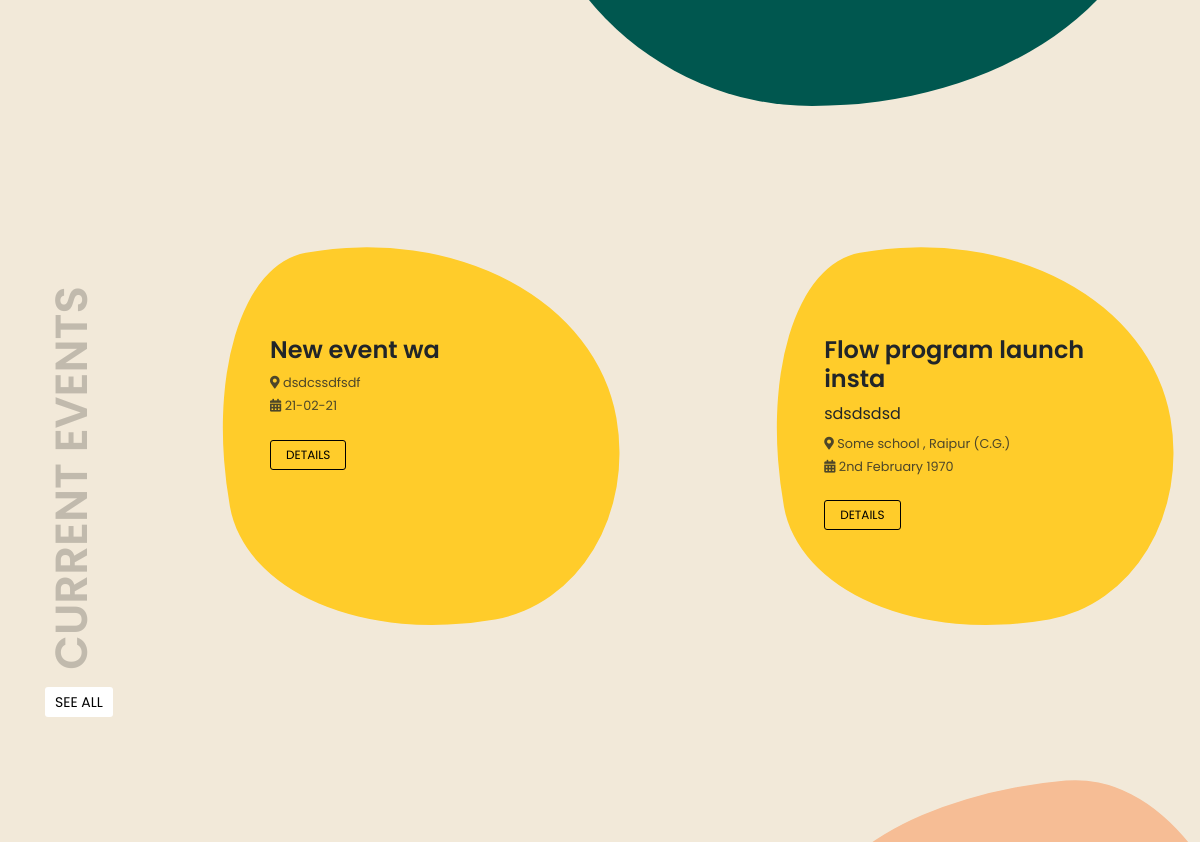
The app's page / (middle part), older data.
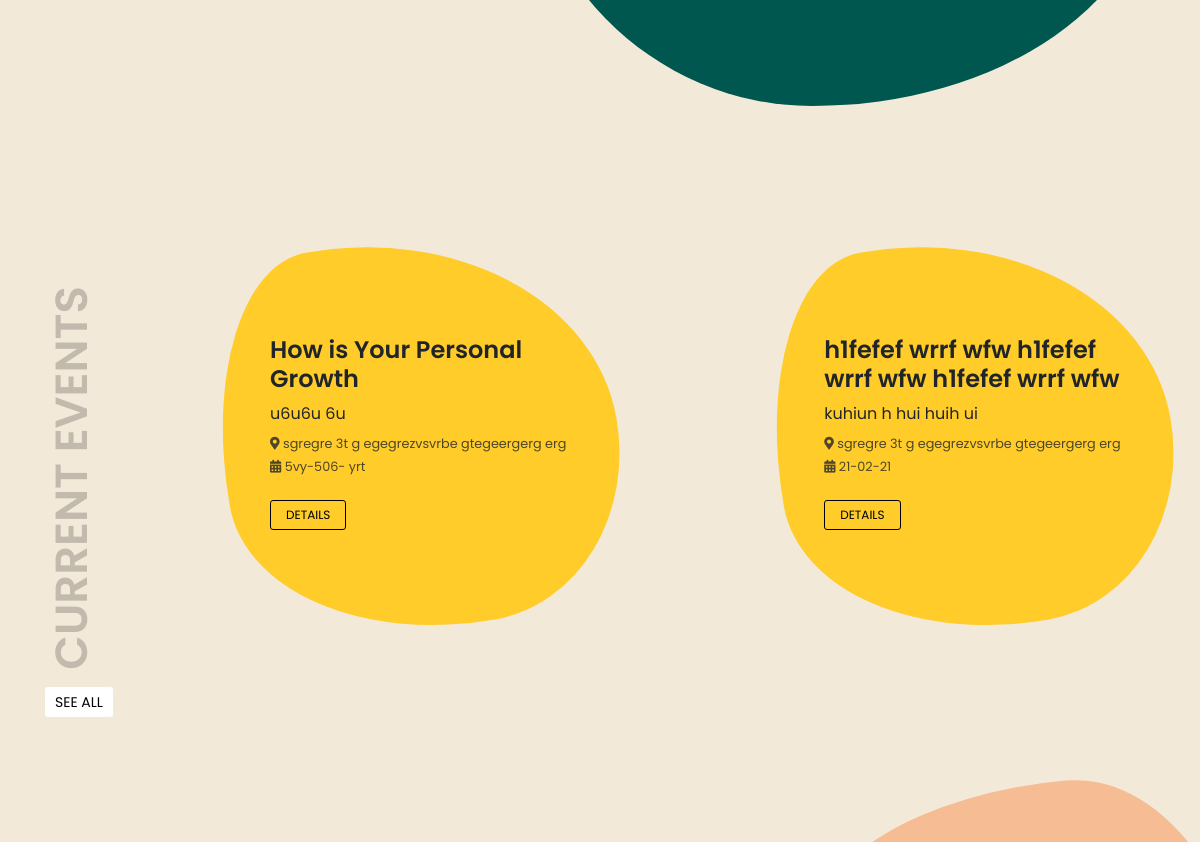
The same page, newer data.
### tables this page shows
CREATE TABLE `events` (
  `id` int(11) NOT NULL,
  `heading` varchar(500) NOT NULL,
  `img_src` varchar(500) DEFAULT NULL,
  `short_descr` varchar(500) DEFAULT NULL,
  `full_descr` text NOT NULL,
  `date` varchar(100) NOT NULL,
  `venue` varchar(500) NOT NULL,
  `created_at` timestamp NOT NULL DEFAULT current_timestamp(),
  `updated_at` timestamp NOT NULL DEFAULT current_timestamp()
);

### application/controllers/Home.php (called while the page is built, shortened)
<?php
class Home extends MY_Controller {
	function __construct(){
		$this->load->model('GetModel','fetch');
		$this->load->model('AddModel','save');
		$this->load->library("pagination");
	}
	public function index(){
		$profile=$this->fetch->getWebProfile();
		$gallery=$this->fetch->getLimitInfo('gallery',5);
		$events=$this->fetch->getLimitInfo('events',4);
		$feedbacks=$this->fetch->getInfo('feedbacks');
		$popup=$this->fetch->getInfo('popup');
		$this->load->view('header',['profile'=>$profile ,
									'gallery' => $gallery,
									'events'=> $events,
									'popup'=> $popup[0],
									'feedbacks'=> $feedbacks
									]);
		$this->load->view('home');
		$this->load->view('footer');
	}
}

### index.php (called while the page is built, shortened)
<?php
require_once BASEPATH.'core/CodeIgniter.php';

### application/models/GetModel.php (called while the page is built, shortened)
<?php
class GetModel extends CI_Model{
    public function getLimitInfo($tbl,$lim)
    {
        return $this->db->order_by('id', 'DESC')->limit($lim)->get($tbl)->result();
    }
}
?>

### application/views/home.php (the view, shortened to what this page needs)
<section class="about-sec" id="about">
    <div class="container">
        <div class="row align-items-center">
            <div class="col-sm-7 mt-sm-0 mt-5 content-con">
                <div class="content">
                </div>
            </div>
        </div>
    </div>
</section>
<section class="events-sec" id='events'>
    <div class="container">
        <div class="row">
            <div class="col-sm-2 heading">
                <h1>CURRENT EVENTS</h1>
                <a href="<?=base_url('events')?>" class="sec-btn">SEE ALL</a>
            </div>
            <div class="col-sm-10">
                <div class="row justify-content-between">
                <?php foreach($events as $e){?>
                    <div class="col-sm-5 mb-4 content">
                        <div class="blob-bg">
                        </div>
                        <h4><?=$e->heading?></h4>
                        <p class="mb-2"><?=$e->short_descr?></p>
                        <small class="d-block"><i class="fa fa-map-marker-alt"></i> <?=$e->venue?></small>
                        <small class="d-block mt-1"><i class="fa fa-calendar-alt"></i> <?=$e->date?></small>
                        <button type="button" class="sec-btn d-inline-block mt-4 mb-3 dtl-btn"  data-id="<?=$e->id?>">
                            DETAILS
                        </button>
                    </div>
                <?php }?>
                </div>
            </div>
        </div>
    </div>
</section>
<section class="gallery-sec" id='gallery'>
</section>

Row changes from the older to the newer data that the page shows:
removed events: heading "New event wa", venue "dsdcssdfsdf", date "21-02-21"
removed events: heading "Flow program launch insta", short_descr "sdsdsdsd", venue "Some school , Raipur (C.G.)", date "2nd February 1970"
added events: heading "How is Your Personal Growth", short_descr "u6u6u 6u", venue "sgregre 3t g egegrezvsvrbe gtegeergerg erg", date "5vy-506- yrt"
added events: heading "h1fefef wrrf wfw h1fefef wrrf wfw h1fefef wrrf wfw", short_descr "kuhiun h hui huih ui", venue "sgregre 3t g egegrezvsvrbe gtegeergerg erg", date "21-02-21"
